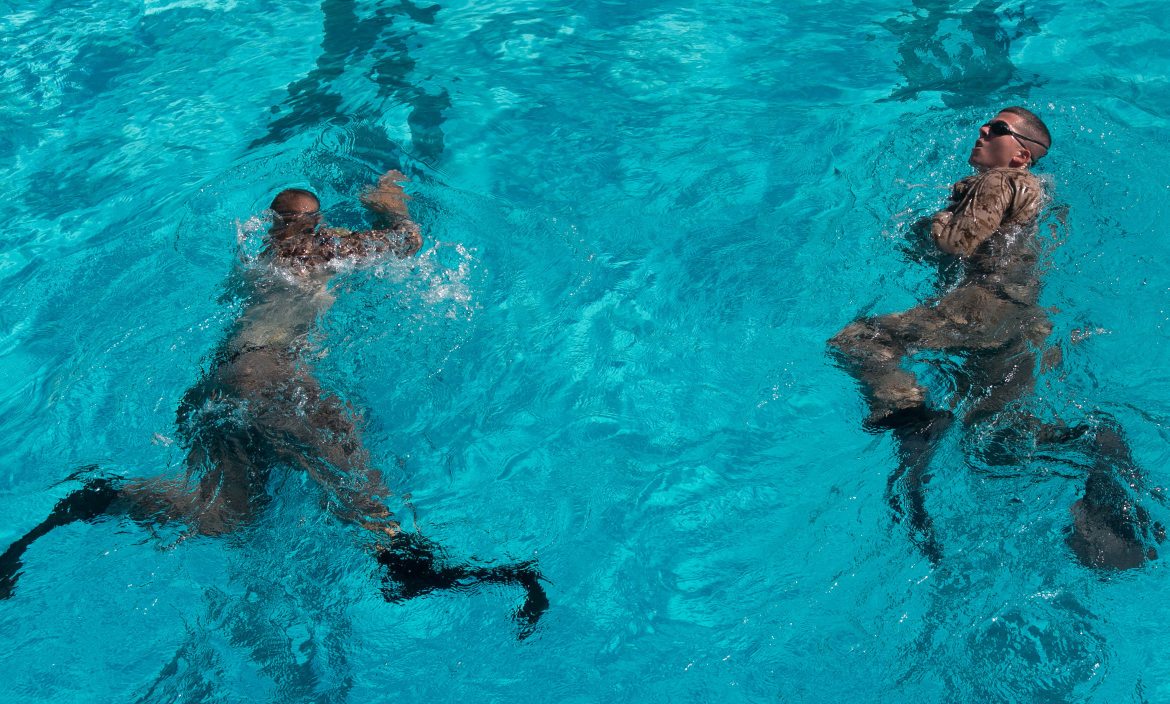
#> input picture test_seamcarving/img/swimmer.jpg, 2339 x 1408 px (shown at 1/2 size)
$ python -i carver.py   (imports and definitions only)   (older library calls are emulated)
#> lines starting #> are read from the running program, lines starting #| are printed output that depends on the picture
"""
Implements a seamcarving solution and several approximations for multiple seams.

The single seam DP solution is based on
https://karthikkaranth.me/blog/implementing-seam-carving-with-python/

The following numba.jit accelerated functions are implemented:

    _forward_pass
        Forward pass of single seam DP problem

    _seam_mask
        Backtrack through forward pass output to find lowest energy seam


The following classes are implemented:

    fastCarver
        Uses numda.jit to accelerate the single seam DP solution

    baseMultiSeamCarver
        Base class for facilitating multiseam removal

    directSeamCarver
        Implements baseMultiSeamCarver and uses fastCarver to individually
        carve seams. Slow for large images

    roiSeamCarver
        Implements baseMultiSeamCarver and uses the following tricks:
        * If a small number of seams needs to be removed then use fastCarver but
          reuse the initial energy calculation for each seam
        * If a large number of seams needs to be removed then downsample image
          to find ROI every N seams and only find seams in ROI

"""

import numpy as np
import numba
from scipy.ndimage import filters
from skimage import color, transform


# [68 lines left out: functions _forward_pass, _seam_mask, not called in this run]


class fastCarver:
    """
    Implements single seam seam carving DP problem. Utilizes _forward_pass and _seam_mask functions.

    Methods
    ---
    __init__
        Initializes image + filter for computing local energy
    calc_energy
        Computes energy by convolving image with filter
    forward_pass
        Wrapper for _forward_pass
    seam_mask
        Wrapper for _seam_mask
    """

    def __init__(self,
                 img: np.ndarray,
                 filt: np.ndarray = np.array([[1.0, 2.0, 1.0],
                                              [0.0, 0.0, 0.0],
                                              [-1.0, -2.0, -1.0]])):
        """
        fastCarver initializer

        Args
        ---
        img: np.ndarray
            Input image, must have 3 color channels
        filt: np.ndarray   (Optional)
            Filter for computing energy (by convolving filter with grayscale of the image)
        """

        assert isinstance(img, np.ndarray) and \
            len(img.shape) == 3 and img.shape[2] == 3

        self.img = img
        self.bw = color.rgb2gray(img).astype('float32')
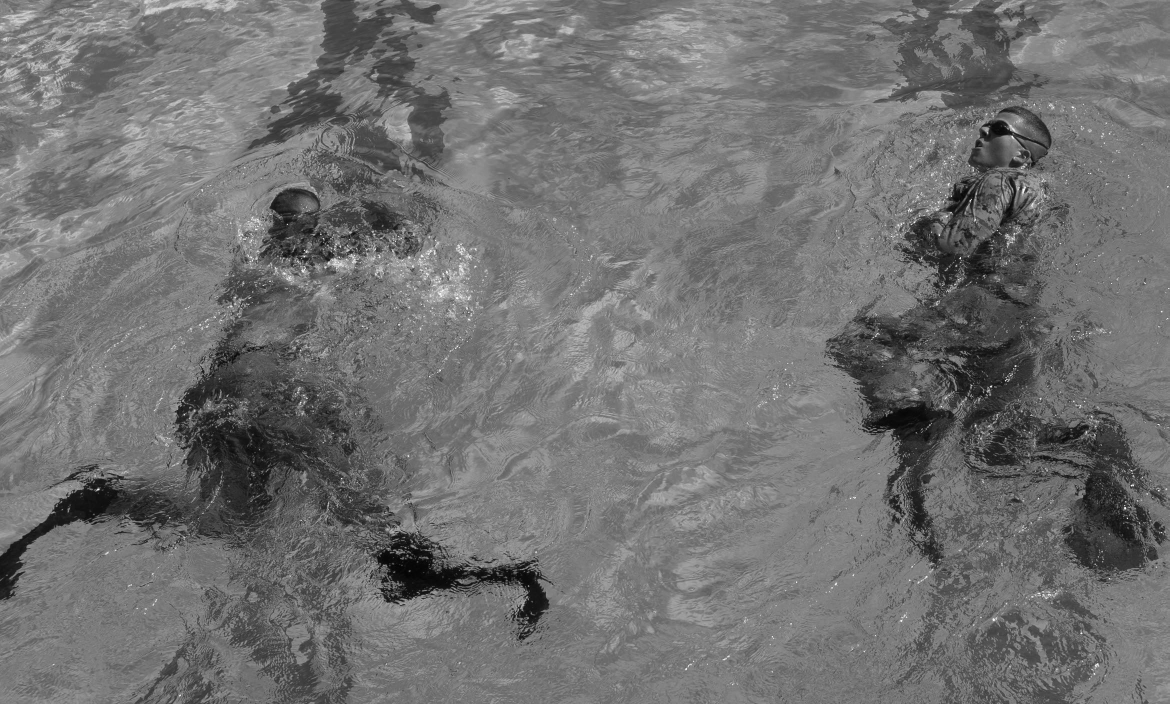
#> self.bw: shape (1408, 2339) float32 (shown at 1/2 size); min 0.00254, max 1, mean 0.447
        self.filtx = filt
#> self.filtx = [[1, 2, 1], [0, 0, 0], [-1, -2, -1]]
        self.filty = filt.T
#> self.filty = [[1, 0, -1], [2, 0, -2], [1, 0, -1]]

        return

    def calc_energy(self,bw=None):
        """
        Computes local energy by convolving the black and white image with the filters.
        Can be overwritten by other energy implementations
        """
        if bw is None:
            bw=self.bw
        return np.absolute(filters.convolve(bw, self.filtx)) + \
            np.absolute(filters.convolve(bw, self.filty))
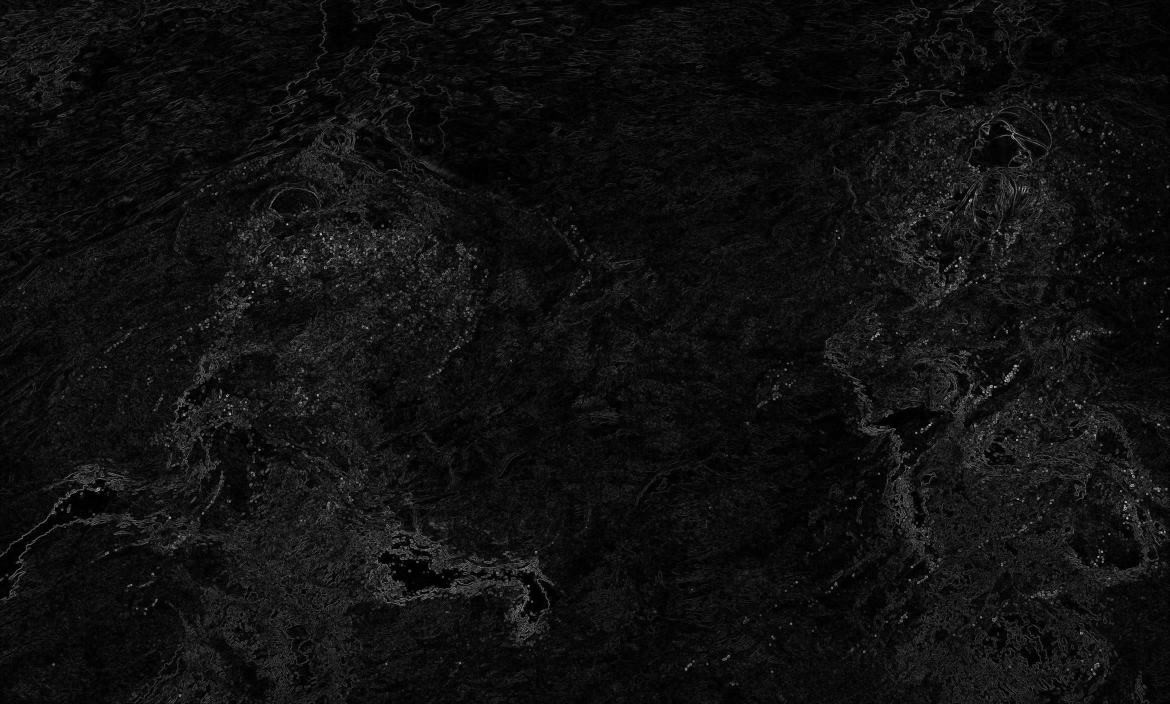
#> returned value: shape (1408, 2339) float32 (shown at 1/2 size); min 0, max 4.76, mean 0.31; drawn with min black and max white

    # [47 lines left out: functions forward_pass, seam_mask, not called in this run]


class baseMultiSeamCarver:
    """
    API for carving multiple rows/columns from an image using seamcarving

    Methods
    ---
    __init__
        Initializes image
    carve
        Computes carved image with give numbers of rows and columns removed by
        applying baseMultiSeamCarver._carve_columns then rotating the image and applying again.
    _carve_columns
        To be implemented by children classes. Actual multi column seamcarving strategy
    """

    # [4 lines left out: function __init__, not called in this run]

    def _carve_columns(self, img: np.ndarray, ncols: int = 0) -> np.ndarray:
        raise NotImplementedError(
            f'{type(self)}._carve_columns is not implemented')

    # [29 lines left out: function carve, not called in this run]


class directSeamCarver(baseMultiSeamCarver):
    """
    Implements baseMultiSeamCarver API by repeatedly computing single minimum seams and removing them

    Methods
    ---
    _carve_columns
        Repeatedly applied fastCarver one seam at a time
    """

    # [22 lines left out: function _carve_columns, not called in this run]


class roiSeamCarver(baseMultiSeamCarver):
    """
    Implements baseMultiSeamCarver API by intelligently selecting between two heuristics:
    1. Energy reusing seamcarving
    2. Occasionally computing fixed ROI using massively downsampled image and finding seams only in ROI

    Methods
    ---
    _carve_columns
        Choses a strategy for seamcarving by calling either _carve_columns_energy_trick or _carve_columns_roi_trick
    _carve_columns_energy_trick
        Computes energy once then uses fastCarver.forward_pass/fastCarver.seam_mask to find additional seams
    _carve_columns_roi_trick
        Downsamples image to roiSeamCarver._DOWNSAMPLE_SIZE and uses that to find ROI in which to find seams.
        Reuses the energy calcualtion for both the downsampled image and the raw image
    """

    _DOWNSAMPLE_SIZE = 10  # target downsampled size

    # [105 lines left out: functions _carve_columns, _carve_columns_energy_trick, _carve_columns_roi_trick, not called in this run]

>>> import cv2
>>> picture = cv2.cvtColor(cv2.imread('../test_seamcarving/img/swimmer.jpg'), cv2.COLOR_BGR2RGB)
>>> result = fastCarver(picture).calc_energy()
